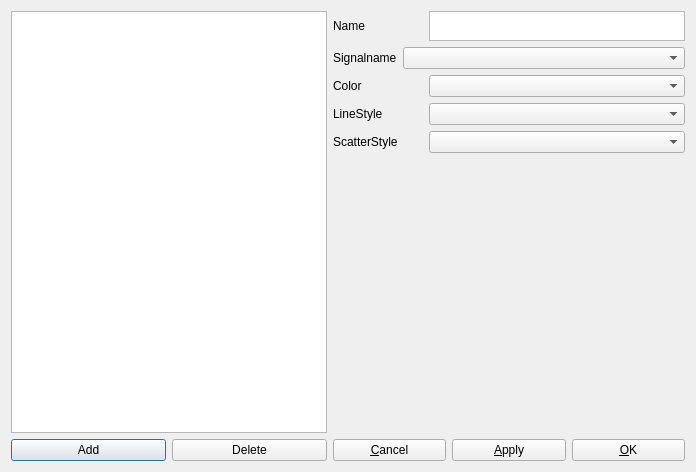
<?xml version="1.0" encoding="UTF-8"?>
<ui version="4.0">
 <class>changeGraph</class>
 <widget class="QDialog" name="changeGraph">
  <property name="geometry">
   <rect>
    <x>0</x>
    <y>0</y>
    <width>696</width>
    <height>472</height>
   </rect>
  </property>
  <property name="windowTitle">
   <string>Dialog</string>
  </property>
  <layout class="QHBoxLayout" name="horizontalLayout_8">
   <item>
    <layout class="QVBoxLayout" name="verticalLayout">
     <item>
      <widget class="QListWidget" name="listWidget"/>
     </item>
     <item>
      <layout class="QHBoxLayout" name="horizontalLayout_2">
       <item>
        <widget class="QPushButton" name="pb_add">
         <property name="text">
          <string>Add</string>
         </property>
        </widget>
       </item>
       <item>
        <widget class="QPushButton" name="pb_delete">
         <property name="text">
          <string>Delete</string>
         </property>
        </widget>
       </item>
      </layout>
     </item>
    </layout>
   </item>
   <item>
    <layout class="QVBoxLayout" name="verticalLayout_2">
     <item>
      <layout class="QHBoxLayout" name="horizontalLayout_7">
       <item>
        <widget class="QLabel" name="label_4">
         <property name="sizePolicy">
          <sizepolicy hsizetype="Fixed" vsizetype="Preferred">
           <horstretch>0</horstretch>
           <verstretch>0</verstretch>
          </sizepolicy>
         </property>
         <property name="minimumSize">
          <size>
           <width>90</width>
           <height>0</height>
          </size>
         </property>
         <property name="text">
          <string>Name</string>
         </property>
        </widget>
       </item>
       <item>
        <widget class="QTextEdit" name="txt_name">
         <property name="sizePolicy">
          <sizepolicy hsizetype="Expanding" vsizetype="Fixed">
           <horstretch>0</horstretch>
           <verstretch>0</verstretch>
          </sizepolicy>
         </property>
         <property name="maximumSize">
          <size>
           <width>16777215</width>
           <height>30</height>
          </size>
         </property>
        </widget>
       </item>
      </layout>
     </item>
     <item>
      <layout class="QHBoxLayout" name="horizontalLayout_3">
       <item>
        <widget class="QLabel" name="label_5">
         <property name="sizePolicy">
          <sizepolicy hsizetype="Fixed" vsizetype="Preferred">
           <horstretch>0</horstretch>
           <verstretch>0</verstretch>
          </sizepolicy>
         </property>
         <property name="text">
          <string>Signalname</string>
         </property>
        </widget>
       </item>
       <item>
        <widget class="QComboBox" name="combo_signalname"/>
       </item>
      </layout>
     </item>
     <item>
      <layout class="QHBoxLayout" name="horizontalLayout_6">
       <item>
        <widget class="QLabel" name="label_3">
         <property name="sizePolicy">
          <sizepolicy hsizetype="Fixed" vsizetype="Preferred">
           <horstretch>0</horstretch>
           <verstretch>0</verstretch>
          </sizepolicy>
         </property>
         <property name="maximumSize">
          <size>
           <width>90</width>
           <height>16777215</height>
          </size>
         </property>
         <property name="text">
          <string>Color</string>
         </property>
        </widget>
       </item>
       <item>
        <widget class="QComboBox" name="combo_color"/>
       </item>
      </layout>
     </item>
     <item>
      <layout class="QHBoxLayout" name="horizontalLayout_5">
       <item>
        <widget class="QLabel" name="label_2">
         <property name="maximumSize">
          <size>
           <width>90</width>
           <height>16777215</height>
          </size>
         </property>
         <property name="text">
          <string>LineStyle</string>
         </property>
        </widget>
       </item>
       <item>
        <widget class="QComboBox" name="combo_linestyle"/>
       </item>
      </layout>
     </item>
     <item>
      <layout class="QHBoxLayout" name="horizontalLayout_4">
       <item>
        <widget class="QLabel" name="label">
         <property name="maximumSize">
          <size>
           <width>90</width>
           <height>16777215</height>
          </size>
         </property>
         <property name="text">
          <string>ScatterStyle</string>
         </property>
        </widget>
       </item>
       <item>
        <widget class="QComboBox" name="combo_scatter_style"/>
       </item>
      </layout>
     </item>
     <item>
      <spacer name="verticalSpacer">
       <property name="orientation">
        <enum>Qt::Vertical</enum>
       </property>
       <property name="sizeHint" stdset="0">
        <size>
         <width>20</width>
         <height>40</height>
        </size>
       </property>
      </spacer>
     </item>
     <item>
      <layout class="QHBoxLayout" name="horizontalLayout">
       <item>
        <widget class="QPushButton" name="pb_cancel">
         <property name="text">
          <string>&amp;Cancel</string>
         </property>
        </widget>
       </item>
       <item>
        <widget class="QPushButton" name="pb_apply">
         <property name="text">
          <string>&amp;Apply</string>
         </property>
        </widget>
       </item>
       <item>
        <widget class="QPushButton" name="pb_ok">
         <property name="text">
          <string>&amp;OK</string>
         </property>
        </widget>
       </item>
      </layout>
     </item>
    </layout>
   </item>
  </layout>
 </widget>
 <resources/>
 <connections/>
</ui>
